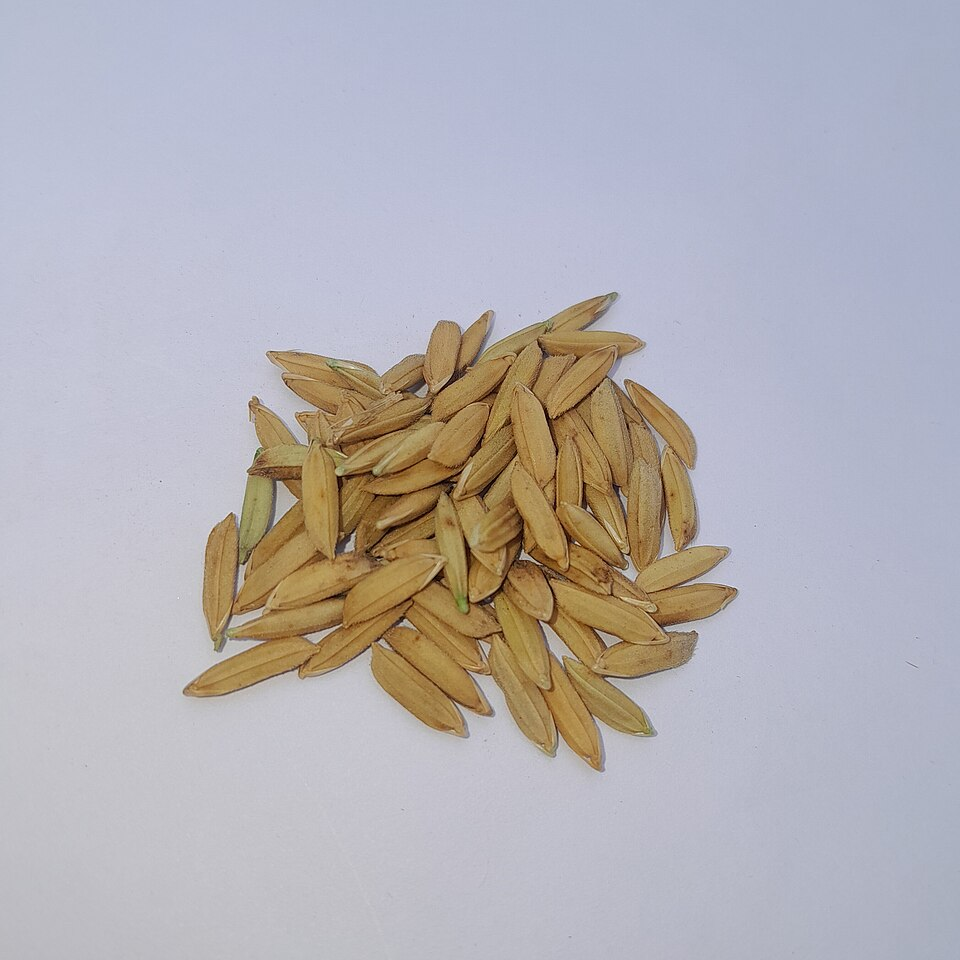
#> input picture rice.jpg, 960 x 960 px
$ jupyter execute PCD_Assignment03.ipynb
#> lines starting #> are read from the running program, lines starting #| are printed output that depends on the picture; after the words box and inside, x2 and y2 are one past the last pixel; in counts of white or black regions, pixels touching at a corner belong together
<a href="https://colab.research.google.com/github/daniafzc/tugas3pcd/blob/main/PCD_Assignment03.ipynb" target="_parent"></a>

## 1. Setup

[cell 1]
import numpy as np
import matplotlib.pyplot as plt
from PIL import Image   # only to open the file

img = np.array(Image.open("rice.jpg").convert("RGB"))
#> img is the input picture: shape (960, 960, 3); mean R, G, B 180.2, 176.8, 181.9
print(img.shape)
#| (960, 960, 3)

[cell 2]
gray = (0.299 * img[..., 0] + 0.587 * img[..., 1] + 0.114 * img[..., 2]).round().astype(np.uint8)
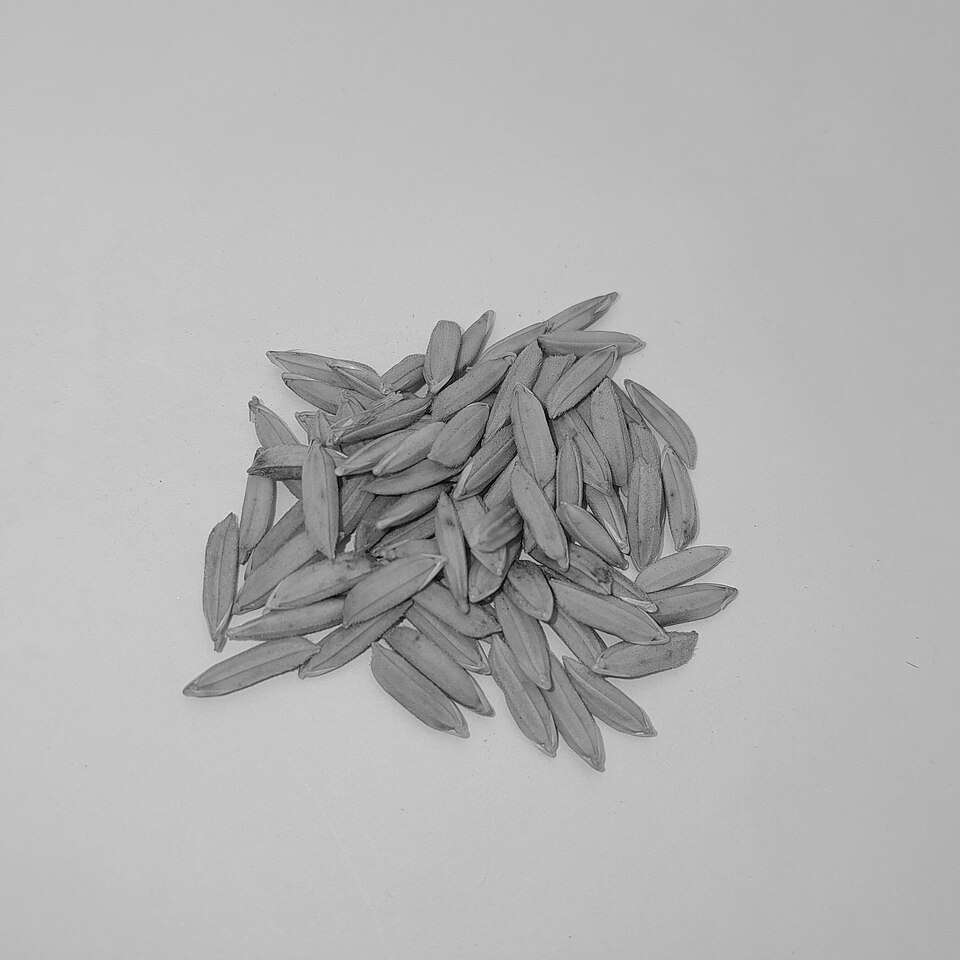
#> gray: shape (960, 960); min 4, max 248, mean 178.4
print(gray.shape, gray.min(), gray.max())
#| (960, 960) 4 248

## 2. Segmentation: Otsu

[cell 3]
def otsu(g):
    p = np.bincount(g.ravel(), minlength=256) / g.size
#> p = 256 values, max 0.0509 at index 197, min 0 at index 0, mean 0.00391
    w0 = np.cumsum(p)
#> w0 = 256 values from 0 to 1
    mu = np.cumsum(p * np.arange(256))
#> mu = 256 values from 0 to 178.4
    ok = (w0 > 0) & (w0 < 1)
    var = np.zeros(256)
    var[ok] = (mu[-1] * w0[ok] - mu[ok]) ** 2 / (w0[ok] * (1 - w0[ok]))
    return int(var.argmax()), p


t, p = otsu(gray)
#> t = 156
mask = gray <= t        # the grains are darker than the background
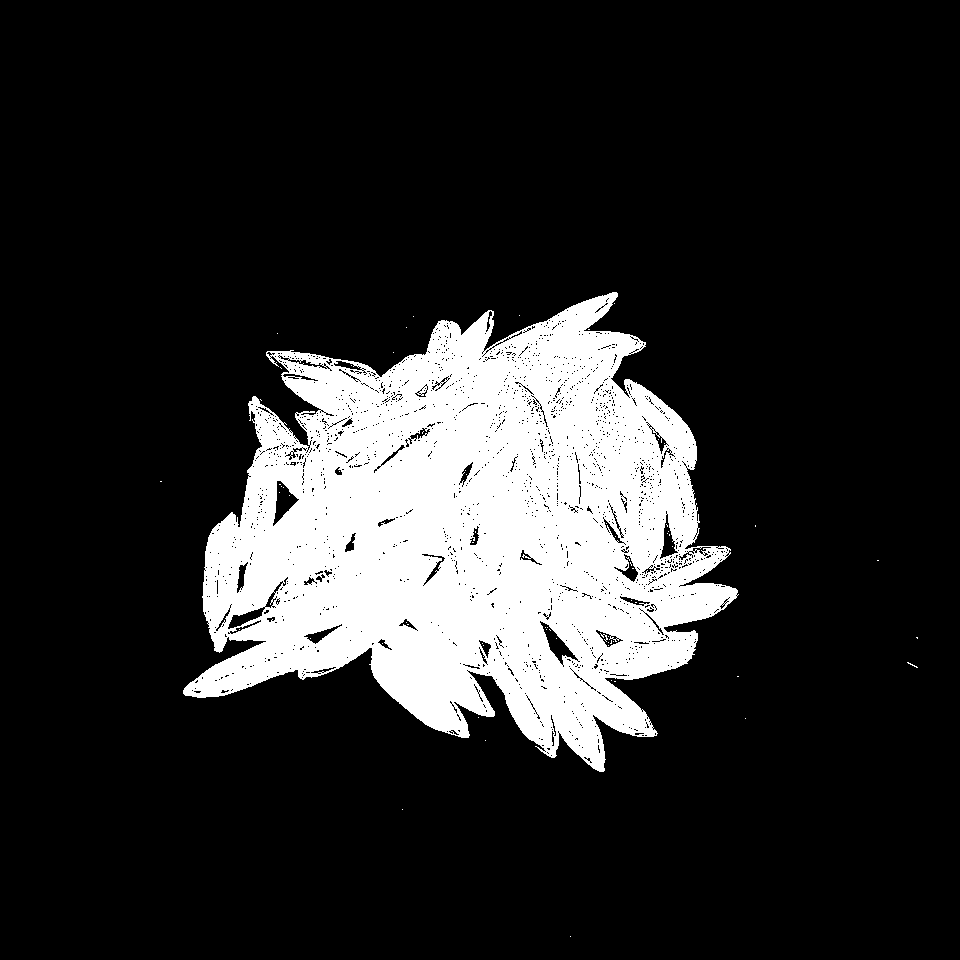
#> mask: shape (960, 960) bool; 16.8% white; 68 white regions (66 under 20 px), largest, box (x1, y1, x2, y2) and area: (183, 292, 739, 772) 154799, (600, 633, 608, 642) 21
print("threshold:", t, "| foreground pixels:", mask.sum())
#| threshold: 156 | foreground pixels: 154936

fig, ax = plt.subplots(1, 3, figsize=(13, 4))
ax[0].imshow(img); ax[0].set_title("photo"); ax[0].axis("off")
ax[1].bar(range(256), p); ax[1].axvline(t, color="r"); ax[1].set_title(f"histogram, Otsu t = {t}")
ax[2].imshow(mask, cmap="gray"); ax[2].set_title("Otsu mask"); ax[2].axis("off")
plt.show()
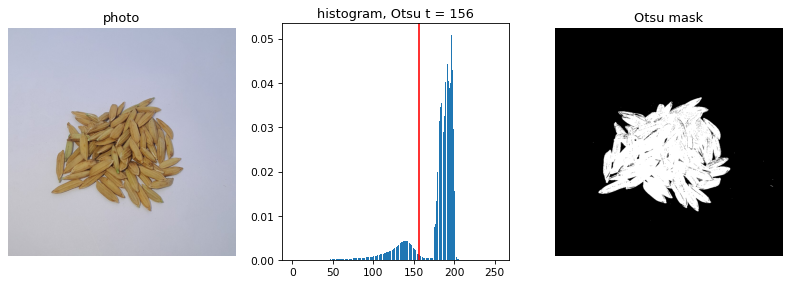
#> figure drawn by matplotlib, 3 panels; panel 2: tallest bar 0.0509 high, from x = 196.6 to 197.4

## 3. Morphological Operations

[cell 4]
def disk(r):
    y, x = np.ogrid[-r:r + 1, -r:r + 1]
    return x * x + y * y <= r * r

def erode(m, se):
    r = se.shape[0] // 2
    pad = np.pad(m, r, constant_values=True)
    out = np.ones_like(m)
    for dy in range(se.shape[0]):
        for dx in range(se.shape[1]):
            if se[dy, dx]:
                out &= pad[dy:dy + m.shape[0], dx:dx + m.shape[1]]
    return out

def dilate(m, se):
    r = se.shape[0] // 2
    pad = np.pad(m, r, constant_values=False)
    out = np.zeros_like(m)
    for dy in range(se.shape[0]):
        for dx in range(se.shape[1]):
            if se[dy, dx]:
                out |= pad[dy:dy + m.shape[0], dx:dx + m.shape[1]]
    return out

def opening(m, se):
    return dilate(erode(m, se), se)

def closing(m, se):
    return erode(dilate(m, se), se)

# tiny check: a 5x5 square eroded by 3x3 should be 3x3 = 9 px, dilated 7x7 = 49 px
sq = np.zeros((9, 9), bool)
sq[2:7, 2:7] = True
print(erode(sq, np.ones((3, 3), bool)).sum(), dilate(sq, np.ones((3, 3), bool)).sum())

[cell 5]
se = disk(6)
steps = [("Otsu mask", mask), ("erosion", erode(mask, se)), ("dilation", dilate(mask, se)),
         ("opening", opening(mask, se)), ("closing", closing(mask, se))]
#> in erode (call 2), `pad = np.pad(m, r, constant_values=True)`: pad: shape (972, 972) bool; 18.9% white; 69 white regions (66 under 20 px), largest, box (x1, y1, x2, y2) and area: (189, 298, 745, 778) 154799, (0, 0, 972, 972) 23184, (606, 639, 614, 648) 21
#> after the loop in erode (call 2), `for dy in range(se.shape[0]):`: out: shape (960, 960) bool; 6.1% white; 102 white regions (61 under 20 px), largest, box (x1, y1, x2, y2) and area: (202, 409, 621, 726) 41652, (523, 654, 640, 733) 1966, (556, 596, 649, 653) 1599
#> in dilate (call 2), `pad = np.pad(m, r, constant_values=False)`: pad: shape (972, 972) bool; 16.4% white; 68 white regions (66 under 20 px), largest, box (x1, y1, x2, y2) and area: (189, 298, 745, 778) 154799, (606, 639, 614, 648) 21
#> after the loop in dilate (call 2), `for dy in range(se.shape[0]):`: out: shape (960, 960) bool; 19.8% white; 14 white regions, largest, box (x1, y1, x2, y2) and area: (177, 286, 745, 778) 180641, (901, 656, 924, 674) 260, (400, 310, 420, 334) 226
#> in dilate (call 3), `pad = np.pad(m, r, constant_values=False)`: pad: shape (972, 972) bool; 6% white; 102 white regions (61 under 20 px), largest, box (x1, y1, x2, y2) and area: (208, 415, 627, 732) 41652, (529, 660, 646, 739) 1966, (562, 602, 655, 659) 1599
#> after the loop in dilate (call 3), `for dy in range(se.shape[0]):`: out: shape (960, 960) bool; 13.2% white; 9 white regions, largest, box (x1, y1, x2, y2) and area: (196, 319, 690, 770) 100253, (525, 297, 698, 570) 16787, (629, 562, 732, 628) 3131
#> in erode (call 4), `pad = np.pad(m, r, constant_values=True)`: pad: shape (972, 972) bool; 21.8% white; 15 white regions, largest, box (x1, y1, x2, y2) and area: (183, 292, 751, 784) 180641, (0, 0, 972, 972) 23184, (907, 662, 930, 680) 260
#> after the loop in erode (call 4), `for dy in range(se.shape[0]):`: out: shape (960, 960) bool; 18% white; 16 white regions (15 under 20 px), largest, box (x1, y1, x2, y2) and area: (183, 292, 739, 772) 165927

fig, ax = plt.subplots(2, 3, figsize=(13, 8.5))
axes = ax.flatten()
axes[5].axis('off')
for a, (name, m) in zip(ax.ravel(), steps):
    a.imshow(m, cmap="gray"); a.set_title(name); a.axis("off")
#> this loop made 5 passes
#> name on passes 1 to 5: 'Otsu mask', 'erosion', 'dilation', 'opening', 'closing'
plt.show()

## 4. With vs Without Morphological Operations

[cell 6]
clean = opening(closing(mask, disk(9)), disk(6))
#> in dilate (call 5), `pad = np.pad(m, r, constant_values=False)`: pad: shape (978, 978) bool; 16.2% white; 68 white regions (66 under 20 px), largest, box (x1, y1, x2, y2) and area: (192, 301, 748, 781) 154799, (609, 642, 617, 651) 21
#> after the loop in dilate (call 5), `for dy in range(se.shape[0]):`: out: shape (960, 960) bool; 20.8% white; 11 white regions, largest, box (x1, y1, x2, y2) and area: (174, 283, 748, 781) 188551, (898, 653, 927, 677) 470, (397, 307, 423, 337) 464
#> in erode (call 5), `pad = np.pad(m, r, constant_values=True)`: pad: shape (978, 978) bool; 23.7% white; 12 white regions, largest, box (x1, y1, x2, y2) and area: (183, 292, 757, 790) 188551, (0, 0, 978, 978) 34884, (907, 662, 936, 686) 470
#> after the loop in erode (call 5), `for dy in range(se.shape[0]):`: out: shape (960, 960) bool; 18.3% white; 15 white regions (14 under 20 px), largest, box (x1, y1, x2, y2) and area: (183, 292, 739, 772) 168300
#> in erode (call 6), `pad = np.pad(m, r, constant_values=True)`: pad: shape (972, 972) bool; 20.3% white; 16 white regions (14 under 20 px), largest, box (x1, y1, x2, y2) and area: (189, 298, 745, 778) 168300, (0, 0, 972, 972) 23184
#> after the loop in erode (call 6), `for dy in range(se.shape[0]):`: out: shape (960, 960) bool; 16.9% white; 1 white region, box (x1, y1, x2, y2) and area: (191, 299, 732, 764) 155734
#> in dilate (call 6), `pad = np.pad(m, r, constant_values=False)`: pad: shape (972, 972) bool; 16.5% white; 1 white region, box (x1, y1, x2, y2) and area: (197, 305, 738, 770) 155734
#> after the loop in dilate (call 6), `for dy in range(se.shape[0]):`: out: shape (960, 960) bool; 18.2% white; 1 white region, box (x1, y1, x2, y2) and area: (185, 293, 738, 770) 167991

fig, ax = plt.subplots(2, 2, figsize=(11, 11))
ax[0, 0].imshow(mask, cmap="gray"); ax[0, 0].set_title("Otsu only")
ax[0, 1].imshow(clean, cmap="gray"); ax[0, 1].set_title("Otsu + closing (r=9) + opening (r=6)")
for a in ax.ravel():
    a.axis("off")
plt.show()

[cell 7]
alt = closing(opening(mask, disk(6)), disk(9))   # urutan sebaliknya
#> in dilate (call 8), `r = se.shape[0] // 2`: r = 9
#> in dilate (call 8), `pad = np.pad(m, r, constant_values=False)`: pad: shape (978, 978) bool; 12.7% white; 9 white regions, largest, box (x1, y1, x2, y2) and area: (205, 328, 699, 779) 100253, (534, 306, 707, 579) 16787, (638, 571, 741, 637) 3131
#> after the loop in dilate (call 8), `for dy in range(se.shape[0]):`:
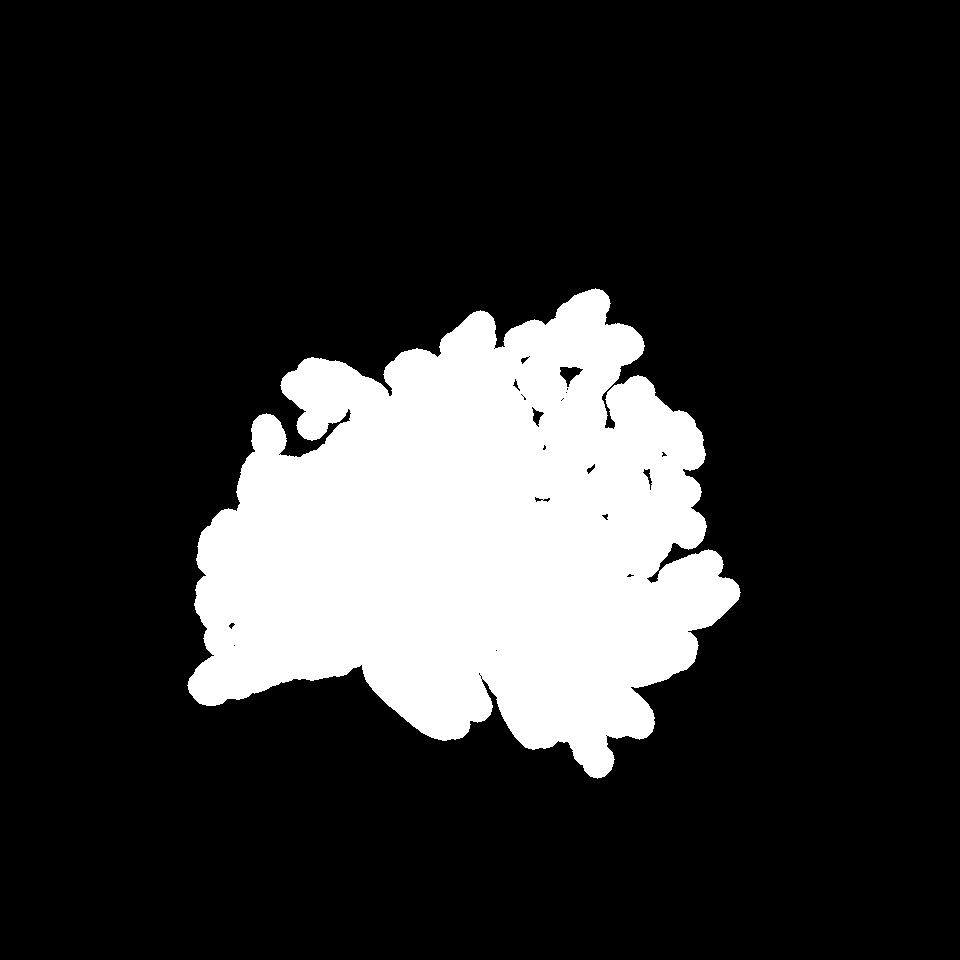
#> out: shape (960, 960) bool; 18.7% white; 1 white region, box (x1, y1, x2, y2) and area: (187, 288, 741, 779) 172196
#> in erode (call 8), `pad = np.pad(m, r, constant_values=True)`: pad: shape (978, 978) bool; 21.7% white; 2 white regions, box (x1, y1, x2, y2) and area: (196, 297, 750, 788) 172196, (0, 0, 978, 978) 34884
#> after the loop in erode (call 8), `for dy in range(se.shape[0]):`:
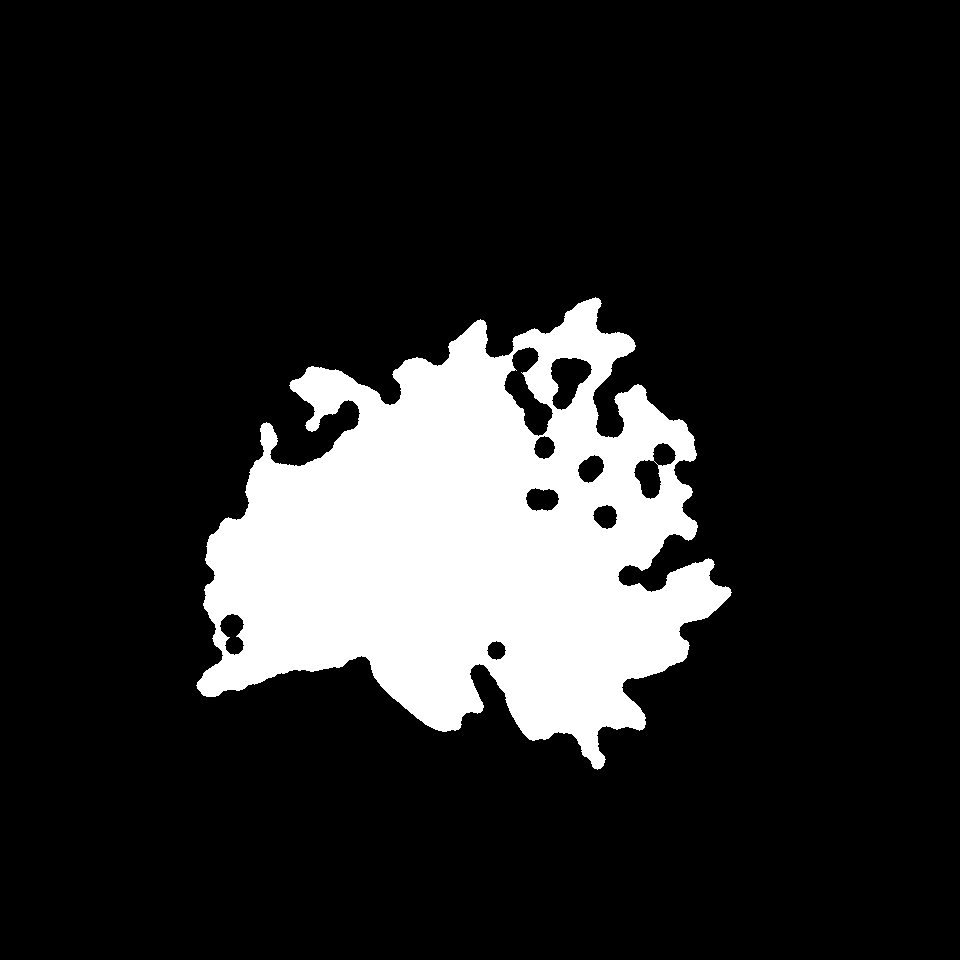
#> out: shape (960, 960) bool; 15.3% white; 1 white region, box (x1, y1, x2, y2) and area: (196, 297, 732, 770) 141143
print("Otsu saja      :", mask.sum())
#| Otsu saja      : 154936
print("closing->opening:", clean.sum(), f"({(clean.sum()/mask.sum()-1)*100:.1f}%)")
#| closing->opening: 167991 (8.4%)
print("opening->closing:", alt.sum())
#| opening->closing: 141143
